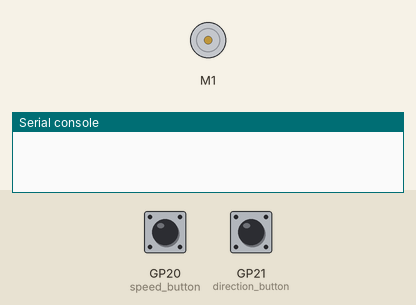
This program was run on a simulated Raspberry Pi Pico running CircuitPython. Shown: DC motor (green arrow = forward, orange = backward, longer = faster), the last lines printed to the serial console. The test bench sets the inputs (shaded band); at power-on: GP20 (speed_button) HIGH, GP21 (direction_button) HIGH.

Above: at 1.2 s.
1.3 s: GP20 (speed_button) pulled LOW for 0.15 s
At 2.5 s:
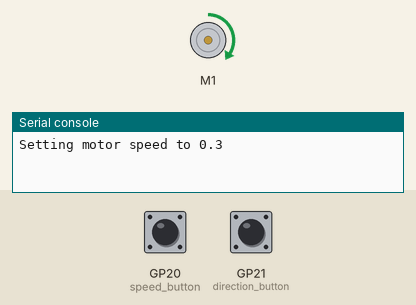
2.9 s: GP21 (direction_button) pulled LOW for 0.15 s
At 3.2 s:
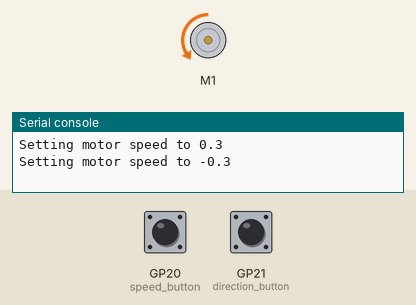
4.5 s: GP20 (speed_button) pulled LOW for 1 s
At 5.7 s:
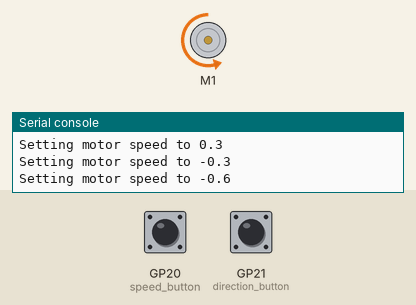
7.0 s: GP21 (direction_button) pulled LOW for 1 s
At 8.3 s:
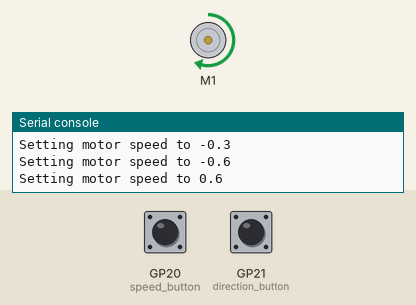
9.5 s: GP20 (speed_button) pulled LOW for 0.15 s
At 10.3 s:
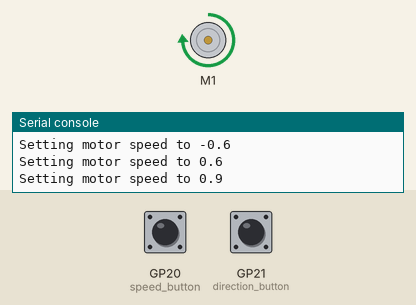
11.1 s: GP21 (direction_button) pulled LOW for 0.15 s
At 12.2 s:
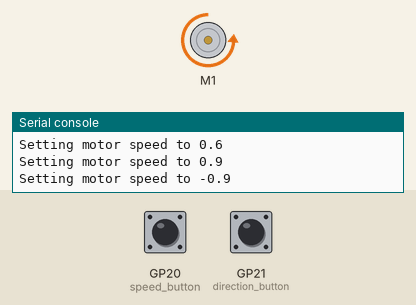
Timing chart, 0 to 13.7 s (numbered marks = the images above; inputs shaded):
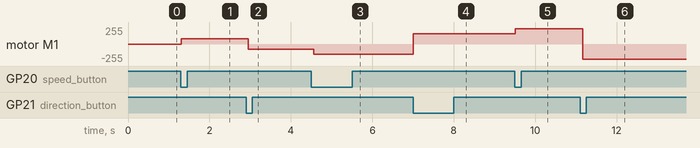

Measured:
- after the input at 1.3 s, motor M1: stopped → forward 76/255 at once
- after the input at 2.9 s, motor M1: forward 76/255 → backward 76/255 after 0.05 s
- after the input at 4.5 s, motor M1: backward 76/255 → backward 153/255 after 0.06 s
- after the input at 7.0 s, motor M1: backward 153/255 → forward 153/255 at once
- after the input at 9.5 s, motor M1: forward 153/255 → forward 229/255 at once
- after the input at 11.1 s, motor M1: forward 229/255 → backward 229/255 after 0.06 s

The program:

lesson_3_p3.py
```python
import time
import board
import pwmio
import digitalio
from adafruit_motor.motor import DCMotor


# Motor driver connections
motor = DCMotor(
    pwmio.PWMOut(board.GP10, frequency=1000),
    pwmio.PWMOut(board.GP11, frequency=1000),
)

# Setup buttons
speed_button = digitalio.DigitalInOut(board.GP20)
speed_button.direction = digitalio.Direction.INPUT
speed_button.pull = digitalio.Pull.UP  # Use internal pull-up

direction_button = digitalio.DigitalInOut(board.GP21)
direction_button.direction = digitalio.Direction.INPUT
direction_button.pull = digitalio.Pull.UP  # Use internal pull-up

# Motor speeds (off, slow, medium, fast) as PWM duty cycles
motor_speeds = [0, 0.3, 0.6, 0.9]  # PWM duty cycle for DC motor

# Current speed setting
speed_selector = 0
# Is motor spinning forwards (1) or backwards (-1)
direction = 1

def wait_for_release(button):
    """Debounce and wait for button release."""
    time.sleep(0.05)
    while not button.value:
        time.sleep(0.05)


while True:
    if not speed_button.value:  # Button 1 pressed
        speed_selector = (speed_selector + 1) % 4
        print(f"Setting motor speed to {direction * motor_speeds[speed_selector]}")
        motor.throttle = direction * motor_speeds[speed_selector]
        wait_for_release(speed_button)

    if not direction_button.value:  # Button 2 pressed
        direction = direction * -1
        print(f"Setting motor speed to {direction * motor_speeds[speed_selector]}")
        motor.throttle = direction * motor_speeds[speed_selector]
        wait_for_release(direction_button)


    time.sleep(0.1)
```
